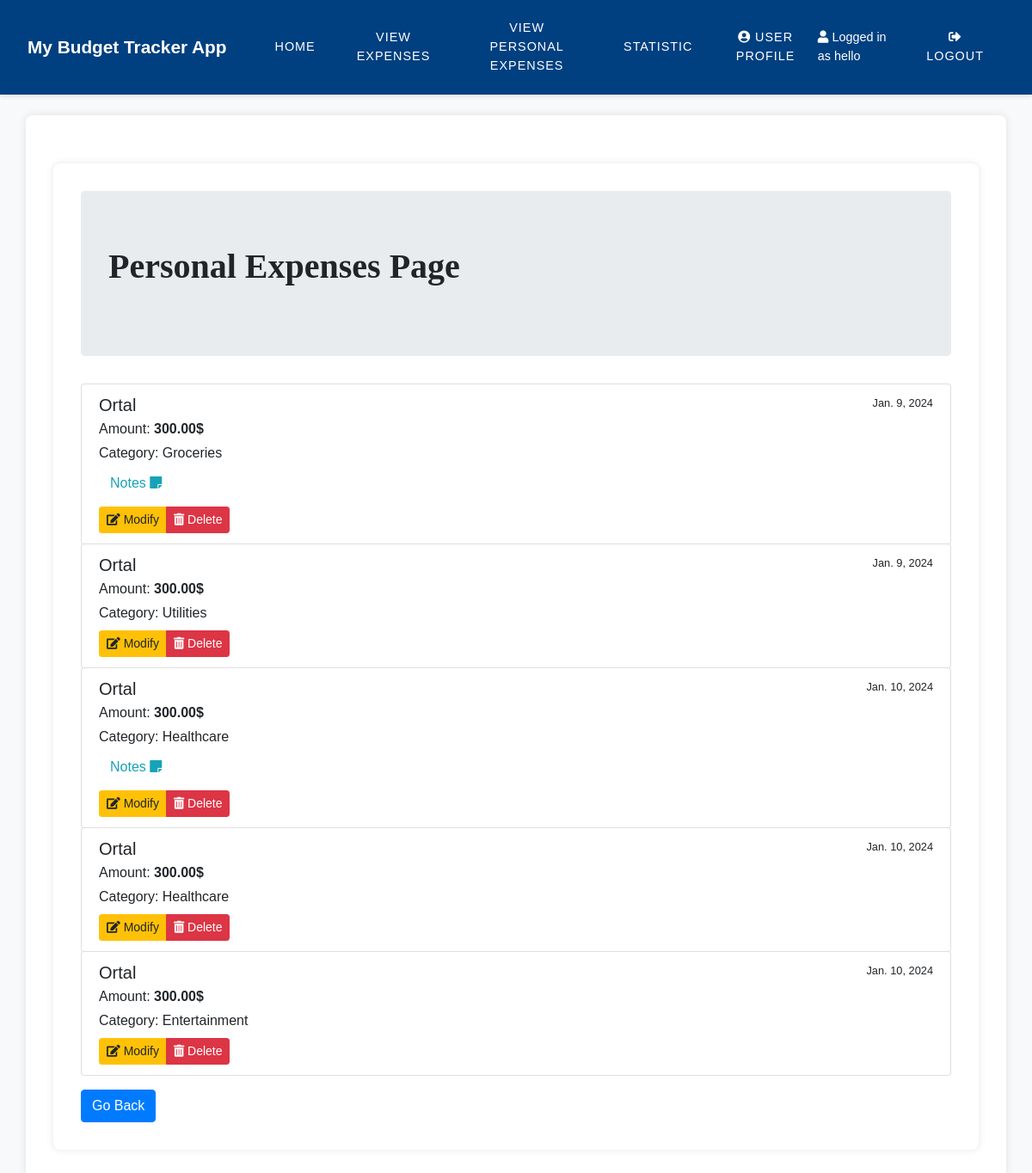
The app's page /personal/Ortal/ (signed in) with its own data.
### expenses/models.py (models this page shows, shortened)
class Expense(models.Model):
    user = models.ForeignKey(Users, on_delete=models.CASCADE)
    amount = models.DecimalField(max_digits=10, decimal_places=2)
    date = models.DateField()
    category = models.CharField(max_length=200, null=True)
    notes = models.TextField()
    name = models.CharField(max_length=200)

### expenses/views.py (the view)
# urls.py: path('personal/<str:name>/', views.expense_detail, name='expense_detail'),
@login_required(login_url="/login")
def expense_detail(request, name):
    related_expenses = Expense.objects.filter(name=name)
    return render(request, 'expense_detail.html', {'related_expenses': related_expenses})

### expenses/templates/expense_detail.html (shortened to what this page needs)
{% extends "base.html" %}
{% block content %}
  <div class="container mt-4">
    <div class="jumbotron">
      <h1 class="display-4 mb-3" style="font-family: 'Your Chosen Font'; font-size: 2.5rem; font-weight: bold;">Personal Expenses Page</h1>
    </div>
    {% if related_expenses %}
      <div class="list-group">
        {% for expense in related_expenses %}
          <div class="list-group-item expense-card rounded">
            <div class="d-flex w-100 justify-content-between">
              <h5 class="mb-1">{{ expense.name }}</h5>
              <small>{{ expense.date }}</small>
            </div>
            <p class="mb-1">Amount: <strong>{{ expense.amount }}$</strong></p>
            <p class="mb-1">Category: {{ expense.category }}</p>
            {% if expense.notes %}
              <button class="btn btn-link text-info" type="button" data-toggle="modal" data-target="#notesModal{{ expense.id }}">
                Notes <i class="fas fa-sticky-note"></i>
              </button>
            {% endif %}
            <div class="mt-2">
              <div class="btn-group" role="group">
                <a href="{% url 'modify_expense' expense.id %}" class="btn btn-warning btn-sm"><i class="fas fa-edit"></i> Modify</a>
                <a href="{% url 'delete_expense' expense.id %}" class="btn btn-danger btn-sm"><i class="fas fa-trash-alt"></i> Delete</a>
              </div>
            </div>
          </div>
        {% endfor %}
      </div>
    {% else %}
      <p>No personal expenses available.</p>
    {% endif %}
    <button type="button" class="btn btn-primary mt-3" onclick="goBack()">Go Back</button>
  </div>
{% endblock %}

### expenses/templates/base.html (shortened to what this page needs)
<!DOCTYPE html>
<html lang="en">
<head>
    <link rel="stylesheet" href="https://stackpath.bootstrapcdn.com/bootstrap/4.3.1/css/bootstrap.min.css">
    <link rel="stylesheet" href="https://cdnjs.cloudflare.com/ajax/libs/font-awesome/5.15.1/css/all.min.css">
</head>
<body>
    <nav class="navbar navbar-expand-lg">
        <a class="navbar-brand" href="/home">My Budget Tracker App</a>
        <div class="collapse navbar-collapse" id="navbarNav">
            <ul class="navbar-nav">
                <li class="nav-item">
                    <a class="nav-link" href={% url 'home' %}>Home</a>
                </li>
                <li class="nav-item">
                    <a class="nav-link" href={% url 'expense_list' %}>View Expenses</a>
                </li>
                <li class="nav-item">
                    <a class="nav-link" href={% url 'user_input_name' %}>View Personal Expenses</a>
                </li>
                <li class="nav-item">
                    <a class="nav-link" href={% url 'combined_statistics' %}>Statistic</a>
                </li>
                {% if user.is_authenticated %}
                <li class="nav-item">
                    <a class="nav-link" href="{% url 'user_profile' %}">
                        <i class="fas fa-user-circle"></i> User Profile
                    </a>
                </li>
                {% endif %}
            </ul>
        </div>
        <div class="navbar-nav ml-auto">
            {% if user.is_authenticated %}
            <span class="navbar-text mr-3">
                <i class="fas fa-user"></i> Logged in as {{ user.username }}
            </span>
            <li class="nav-item">
                <a class="nav-link" href="/logout">
                    <i class="fas fa-sign-out-alt"></i> Logout
                </a>
            </li>
            {% else %}
            <li class="nav-item">
                <a class="nav-link" href="/login">
                    <i class="fas fa-sign-out-alt"></i> Login
                </a>
            </li>
            {% endif %}
        </div>
    </nav>
    <div class="container mt-4">
        {% block content %}{% endblock %}
    </div>
    <link rel="stylesheet" href="https://cdnjs.cloudflare.com/ajax/libs/font-awesome/5.15.1/css/all.min.css" />
</body>
</html>

### expenses/templates/base.html (style rules this page uses)
body { font-family: 'Arial', sans-serif; background-color: #f8f9fa; margin: 0; padding: 0; }
.navbar { background-color: #004080; padding: 0.9rem 2rem; box-shadow: 0px 2px 5px rgba(0, 0, 0, 0.1); }
.navbar-brand { color: #fff; font-weight: bold; font-size: 1.3rem; margin-right: 2rem; }
.navbar-nav .nav-link { color: #fff; margin: 0 1rem; font-size: 0.9rem; text-align: center; transition: color 0.3s ease; }
.navbar-text { color: #fff; margin-right: 2rem; font-size: 0.9rem; }
.container { background-color: #ffffff; padding: 2rem; border-radius: 0.5rem; box-shadow: 0 0 10px rgba(0, 0, 0, 0.1); margin-top: 2rem; }
.navbar { display: flex; justify-content: space-between; align-items: center; }
.navbar-nav { display: flex; align-items: center; }
.nav-link { text-transform: uppercase; letter-spacing: 1px; }
.navbar-nav .nav-link { position: relative; padding-bottom: 0.5rem; }
.navbar-nav .nav-link::before { content: ''; position: absolute; bottom: 0; left: 0; right: 0; height: 2px; background-color: #007bff; transform: scaleX(0); transform-origin: bottom right; transition: transform 0.3s ease; }

### records on screen
Expense: name "Ortal", date "Jan. 9, 2024", amount "300.00", category "Groceries"
Expense: name "Ortal", date "Jan. 9, 2024", amount "300.00", category "Utilities"
Expense: name "Ortal", date "Jan. 10, 2024", amount "300.00", category "Healthcare"
Expense: name "Ortal", date "Jan. 10, 2024", amount "300.00", category "Healthcare"
Expense: name "Ortal", date "Jan. 10, 2024", amount "300.00", category "Entertainment"

### other values on screen
{{ user.username }} "hello"
